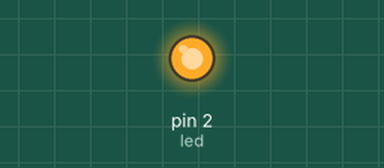
Simulated run of this program. Board: MicroPython board. Shown: output pins drawn as LEDs (lit = HIGH). Library files of the repository ran but are not shown: 1 file(s).

Above: at 2.5 s.
At 7.5 s:
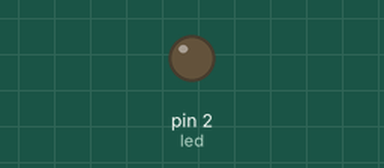
Timing chart, 0 to 13.0 s (numbered marks = the images above):
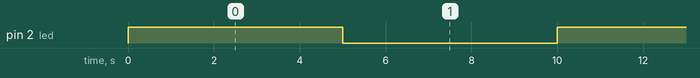

Measured:
- by itself, pin 2 (led): alternates HIGH for 5.0 s and LOW for 5.0 s

The program:

main.py
```python
'''
from machine import Pin
import time

# Motor A
motor1Pin1 = 18;
motor1Pin2 = 19;
enable1Pin = 14;


p0=Pin(motor1Pin1, Pin.OUT);
p1=Pin(motor1Pin2, Pin.OUT);
p3=Pin(enable1Pin, Pin.OUT);

while True:
    #Move the DC motor forward at maximum speed
    p3.on()
    print("Moving Forward");
    p0.off()
    p1.on()
    time.sleep(1)
    # Stop the DC motor
    print("Motor stopped");
    p0.off()
    p1.off()
    time.sleep(1)

    #Move DC motor backwards at maximum speed
    print("Moving Backwards");
    p0.on()
    p1.off()
    time.sleep(1)

  #Stop the DC motor
    print("Motor stopped");
    p0.off()
    p1.off()
    time.sleep(1)
'''
import machine
import time
led=machine.Pin(2,machine.Pin.OUT)
while True:
    led.value(1)
    time.sleep(5)
    led.value(0)
    time.sleep(5)
```
